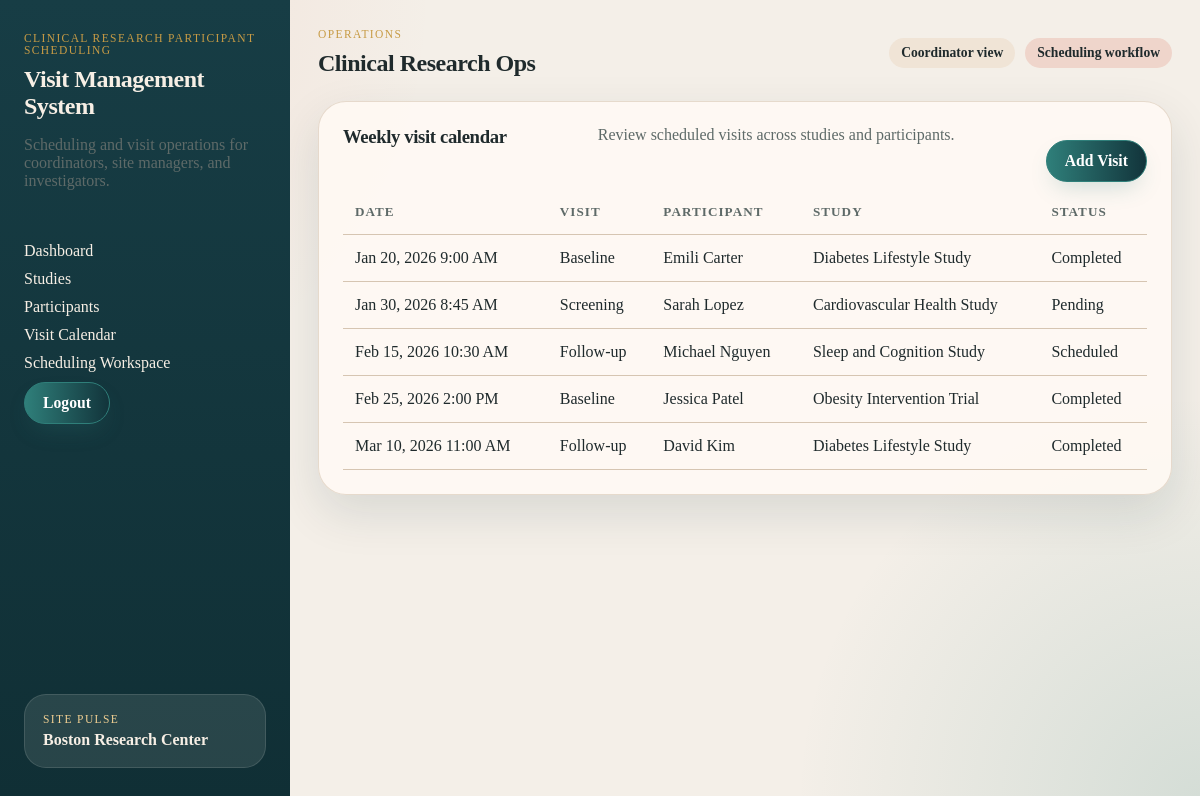
Screenshot of /project/calendar/ (signed in) with the database file from the repository.
### project/models.py (models this page shows, shortened)
class Visit(models.Model):
    enrollment = models.ForeignKey(Enrollment, on_delete=models.CASCADE)  # Link to enrollment
    visit_date = models.DateTimeField()  # Date and time of visit
    visit_type = models.CharField(max_length=100)  # e.g., 'screening', 'follow-up'
    VISIT_STATUS_CHOICES = [
        ('scheduled', 'Scheduled'),
        ('completed', 'Completed'),
        ('canceled', 'Canceled'),
        ('missed', 'Missed'),
    ]
    status = models.CharField(
        max_length=20,
        choices=VISIT_STATUS_CHOICES,
        default='scheduled'
    )
    notes = models.TextField()  # Staff notes

class Enrollment(models.Model):
    participant = models.ForeignKey(Participant, on_delete=models.CASCADE)  # Link to participant
    study = models.ForeignKey(Study, on_delete=models.CASCADE)  # Link to study
    consent_date = models.DateField()  # Date consent was given
    SCREENING_STATUS_CHOICES = [
        ('pending', 'Pending'),
        ('eligible', 'Eligible'),
        ('ineligible', 'Ineligible'),
        ('screen_failed', 'Screen Failed'),
    ]
    screening_status = models.CharField(
        max_length=20,
        choices=SCREENING_STATUS_CHOICES,
        default='pending'
    )
    enrollment_date = models.DateField()  # Date of enrollment

class Participant(models.Model):
    first_name = models.CharField(max_length=100)  # Participant's first name
    last_name = models.CharField(max_length=100)  # Participant's last name
    date_of_birth = models.DateField()  # Date of birth
    age = models.PositiveIntegerField(null=True, blank=True)  # Age (optional, can be calculated from DOB)
    sex = models.CharField(
        max_length=20,
        choices=[('male', 'Male'), ('female', 'Female'), ('other', 'Other'), ('prefer_not_to_say', 'Prefer not to say')],
        default='prefer_not_to_say',
    )  # Sex
    phone = models.CharField(max_length=20, blank=True)  # Phone number
    email = models.EmailField(max_length=254, blank=True)  # Email address
    STATUS_CHOICES = [
        ('active', 'Active'),
        ('withdrawn', 'Withdrawn'),
        ('completed', 'Completed'),
        ('inactive', 'Inactive'),
    ]
    status = models.CharField(
        max_length=20,
        choices=STATUS_CHOICES,
        default='active'
    )
    def __str__(self):
        return f"{self.first_name} {self.last_name}"

class Study(models.Model):
    title = models.CharField(max_length=200)  # Study title
    protocol_number = models.CharField(max_length=50)  # Unique protocol identifier
    description = models.TextField()  # Study description
    STUDY_STATUS_CHOICES = [
        ('active', 'Active'),
        ('closed', 'Closed'),
        ('paused', 'Paused'),
    ]
    status = models.CharField(
        max_length=20,
        choices=STUDY_STATUS_CHOICES,
        default='active'
    )

### project/views.py (the view)
# urls.py: path("calendar/", VisitCalendarView.as_view(), name="project_visit_calendar"),
class VisitCalendarView(CoordinatorRequiredMixin, ListView):
    model = Visit
    template_name = "project/visit_calendar.html"
    context_object_name = "visits"
    def get_queryset(self):
        return Visit.objects.select_related(
            "enrollment",
            "enrollment__participant",
            "enrollment__study",
        ).order_by("visit_date")

### project/views.py (called while the page is built)
    def test_func(self):
        return hasattr(self.request.user, 'userprofile') and \
               self.request.user.userprofile.role == 'coordinator'

### project/templates/project/visit_calendar.html (shortened to what this page needs)
{% extends "project/base.html" %}
{% block content %}
<section class="panel">
  <div class="panel-header">
    <h3>Weekly visit calendar</h3>
    <span class="subtle">Review scheduled visits across studies and participants.</span>
    <a href="{% url 'project_visit_add' %}" class="button-link" style="float:right;">Add Visit</a>
  </div>
  <div class="table-shell">
    <table>
      <thead>
        <tr>
          <th>Date</th>
          <th>Visit</th>
          <th>Participant</th>
          <th>Study</th>
          <th>Status</th>
        </tr>
      </thead>
      <tbody>
        {% for visit in visits %}
          <tr>
            <td>{{ visit.visit_date|date:"M j, Y g:i A" }}</td>
            <td><a href="{% url 'project_visit_detail' visit.id %}">{{ visit.visit_type }}</a></td>
            <td><a href="{% url 'project_participant_detail' visit.enrollment.participant.id %}">{{ visit.enrollment.participant }}</a></td>
            <td><a href="{% url 'project_study_detail' visit.enrollment.study.id %}">{{ visit.enrollment.study.title }}</a></td>
            <td>{{ visit.status }}</td>
          </tr>
        {% empty %}
          <tr>
            <td colspan="5">No visits scheduled.</td>
          </tr>
        {% endfor %}
      </tbody>
    </table>
  </div>
</section>
{% endblock %}

### static/project.css (style rules this page uses)
:root { --bg: #f4efe8; --panel: #fffaf4; --panel-strong: #f0e4d6; --line: #d6c5b2; --text: #1f2a2c; --muted: #5e6a68; --navy: #12343b; --teal: #2f7f7a; --coral: #d66a4d; --gold: #c79b45; --danger: #b2493d; --shadow: 0 18px 48px rgba(18, 52, 59, 0.12); }
* { box-sizing: border-box; }
html, body { margin: 0; padding: 0; }
body { font-family: Georgia, "Times New Roman", serif; color: var(--text); background: radial-gradient(circle at top left, rgba(214, 106, 77, 0.12), transparent 30%), radial-gradient(circle at bottom right, rgba(47, 127, 122, 0.16), transparent 28%), var(--bg); }
a { color: inherit; text-decoration: none; }
h1, h2, h3, h4 { margin: 0; font-family: "Palatino Linotype", "Book Antiqua", Palatino, serif; letter-spacing: -0.02em; }
.page-header, .panel-header, .hero, .detail-hero, .list-row, .metric-card, .study-card, .day-card, .study-card-header { display: flex; justify-content: space-between; gap: 18px; }
.hero, .detail-hero, .panel, .day-card { padding: 24px; border-radius: 28px; background: rgba(255, 250, 244, 0.88); border: 1px solid rgba(214, 197, 178, 0.6); box-shadow: var(--shadow); }
.brand-copy, .subtle, .hero-copy, .metric-card span, .list-row p, .study-card p, .detail-list dt, .bullet-list, .status-card span, .study-protocol, .row-meta, .hero-label, .empty-state, .visit-study, .enrollment-protocol { color: var(--muted); }
.btn, .button-link, .scheduler-form button, form button, input[type="submit"], button[type="submit"] { display: inline-flex; align-items: center; justify-content: center; gap: 0.4em; width: fit-content; min-height: 42px; line-height: 1; font-family: inherit; font-size: 0.98rem; font-weight: 700; padding: 0.75em 1.15em; border-radius: 999px; border: 1.5px solid transparent; cursor: pointer; text-align: center; text-decoration: none; transition: transform 0.2s ease, box-shadow 0.2s ease, background 0.2s ease, border-color 0.2s ease; box-shadow: 0 0.7em 1.5em -0.5em rgba(47, 127, 122, 0.25); }
.btn-primary, .button-link, .scheduler-form button, form button, input[type="submit"], button[type="submit"] { background: linear-gradient(90deg, var(--teal), var(--navy)); color: #fff; border-color: var(--teal); }
.button-link { margin-top: 14px; }
.table-shell { overflow-x: auto; }
table { width: 100%; margin-top: 8px; border-collapse: collapse; }
th, td { text-align: left; padding: 14px 12px; border-bottom: 1px solid var(--line); }
thead th { color: var(--muted); font-size: 0.82rem; text-transform: uppercase; letter-spacing: 0.08em; }

### rows the page displays
Visit: visit_date "Jan 20, 2026 9:00 AM", visit_type "Baseline", enrollment.participant "Emili Carter", enrollment.study "Diabetes Lifestyle Study", status "Completed"
Visit: visit_date "Jan 30, 2026 8:45 AM", visit_type "Screening", enrollment.participant "Sarah Lopez", enrollment.study "Cardiovascular Health Study", status "Pending"
Visit: visit_date "Feb 15, 2026 10:30 AM", visit_type "Follow-up", enrollment.participant "Michael Nguyen", enrollment.study "Sleep and Cognition Study", status "Scheduled"
Visit: visit_date "Feb 25, 2026 2:00 PM", visit_type "Baseline", enrollment.participant "Jessica Patel", enrollment.study "Obesity Intervention Trial", status "Completed"
Visit: visit_date "Mar 10, 2026 11:00 AM", visit_type "Follow-up", enrollment.participant "David Kim", enrollment.study "Diabetes Lifestyle Study", status "Completed"
